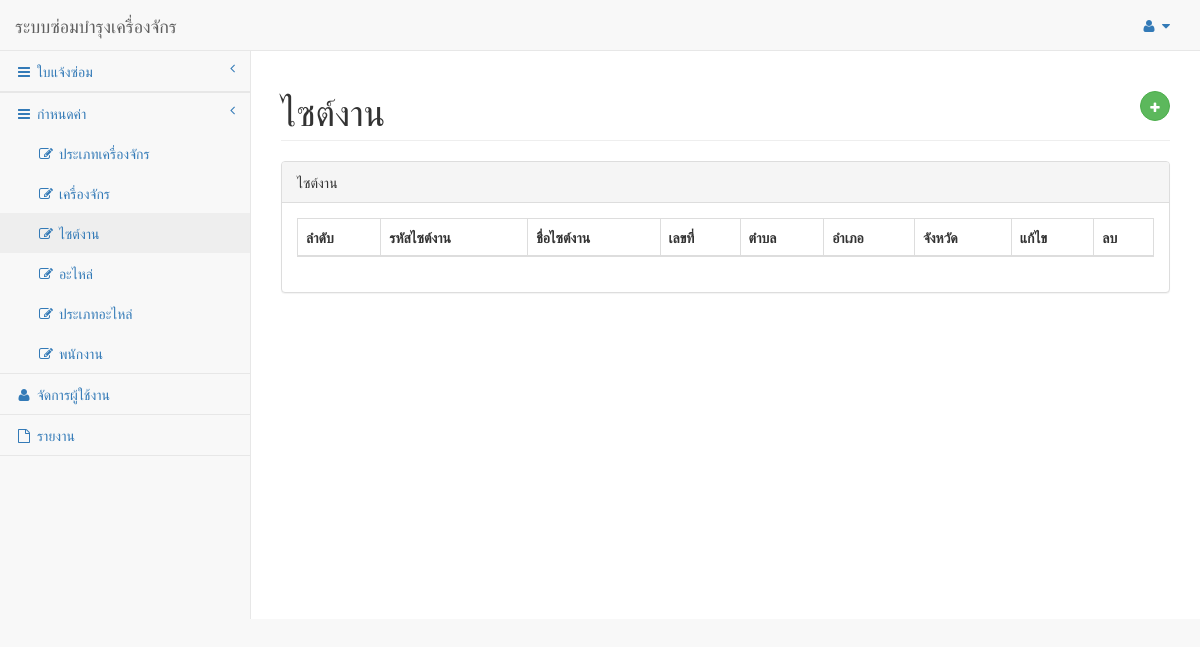
/Department/ListDepartment.php, run on an earlier commit of the app's database.
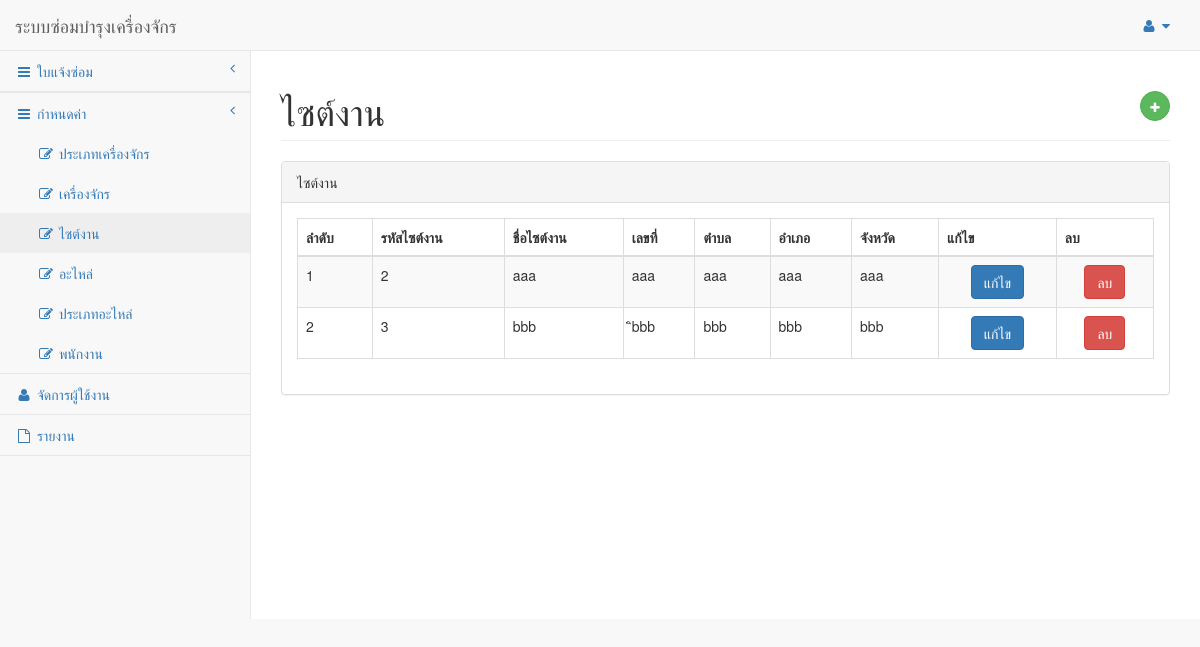
And on a later commit of the database.
### tables this page shows
CREATE TABLE `tmstmdepartment` (
  `XVDptCode` int(5) NOT NULL,
  `XVDptNumber` varchar(100) NOT NULL,
  `XVDptSub-district` varchar(100) NOT NULL,
  `XVDptDistrict` varchar(100) NOT NULL,
  `XVDptProvince` varchar(100) NOT NULL,
  `XVDptname` varchar(100) NOT NULL
);

### Department/ListDepartment.php (the view, shortened to what this page needs)
<!DOCTYPE html>
<html lang="en">
<head>
    <link href="../vendor/bootstrap/css/bootstrap.min.css" rel="stylesheet">
    <link href="../vendor/metisMenu/metisMenu.min.css" rel="stylesheet">
    <link href="../vendor/datatables/css/dataTables.bootstrap.css" rel="stylesheet">
    <link href="../vendor/datatables-responsive/dataTables.responsive.css" rel="stylesheet">
    <link href="../dist/css/sb-admin-2.css" rel="stylesheet">
    <link href="../vendor/font-awesome/css/font-awesome.min.css" rel="stylesheet" type="text/css">
</head>
<body>
<?php include '../Template/templsidebar.php';
include "../database/connect.php";?>
    <div id="wrapper">
        <div id="page-wrapper">
            <div class="row">
                <div class="col-lg-12">
                    <h1 class="page-header">ไซต์งาน<button type="button" class="btn btn-success btn-circle"
                            style="float: right;" data-toggle="modal" data-target="#insertModal"><i
                                class="fa fa-plus"></i></h1>
                </div>
            </div>
            <div class="row">
                <div class="col-lg-12">
                    <div class="panel panel-default">
                        <div class="panel-heading">
                                ไซต์งาน
                        </div>
                        <div class="panel-body">
                            <table width="100%" class="table table-striped table-bordered table-hover" id="dataTables-example">
                                <thead>
                                    <tr>
                                        <th>ลำดับ</th>
                                        <th>รหัสไซต์งาน</th>
                                        <th>ชื่อไซต์งาน</th>
                                        <th>เลขที่</th>
                                        <th>ตำบล</th>
                                        <th>อำเภอ</th>
                                        <th>จังหวัด</th>
                                        <th>แก้ไข</th>
                                        <th>ลบ</th>
                                    </tr>
                                </thead>
                                <tbody>
                                <?php
    $sql = " SELECT *
    FROM tmstmdepartment ";
    $result = mysqli_query($connect,$sql) or die(mysqli_query($connect));
    $count = 1;
    while ($row=mysqli_fetch_array($result)){
?>
                                    <tr class="odd gradeA">
                                        <td><?php echo $count;?></td>
                                        <td><?php echo $row["XVDptCode"];?></td>
                                        <td><?php echo $row["XVDptname"];?></td>
                                        <td><?php echo $row["XVDptNumber"];?></td>
                                        <td><?php echo $row["XVDptDistrict"];?></td>
                                        <td><?php echo $row["XVDptSub-district"];?></td>
                                        <td><?php echo $row["XVDptProvince"];?></td>
                                        <td align="center"><input class='btn btn-primary editbtn' type='button'
                                                value='แก้ไข'></td>
                                        <td align="center"><input class='btn btn-danger deletebtn' type='button'
                                                value='ลบ'></td>
                                    </tr>
                                    <?php $count++;} ?>
                                </tbody>
                            </table>
                        </div>
                    </div>
                </div>
            </div>
        </div>
    </div>
</body>
</html>

What changed in the data, as far as the page shows it:
added tmstmdepartment: XVDptCode "2", XVDptname "aaa", XVDptNumber "aaa", XVDptDistrict "aaa", value "aaa", XVDptProvince "aaa"
added tmstmdepartment: XVDptCode "3", XVDptname "bbb", XVDptNumber "ิิbbb", XVDptDistrict "bbb", value "bbb", XVDptProvince "bbb"
